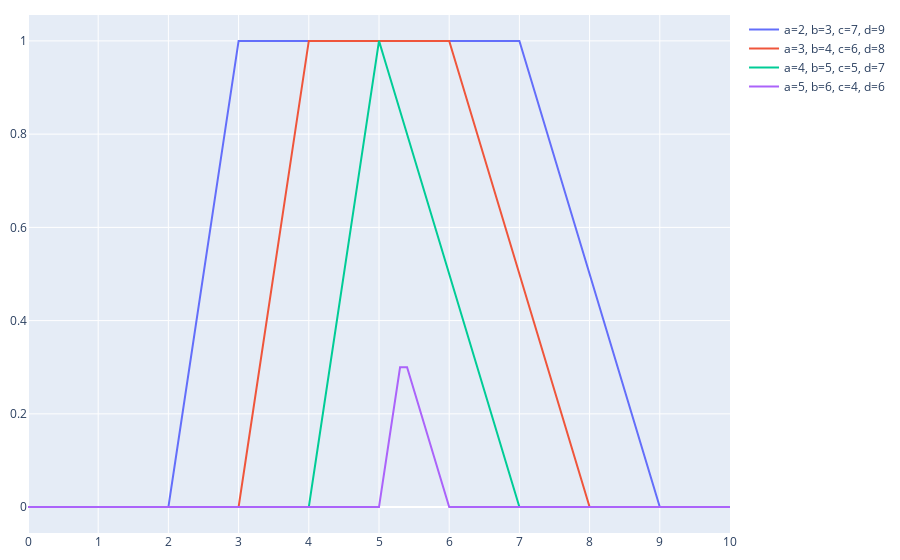

Here is the notebook cell this chart was saved with:
### Markdown cell above
## Teste

### Code cell
x = np.arange(0, 10.1, 0.1)
params = [(2, 3, 7, 9), (3, 4, 6, 8), (4, 5, 5, 7), (5, 6, 4, 6)]

fig = make_subplots(rows=1, cols=1)

for i, p in enumerate(params):
    a, b, c, d = p
    y = trapmf(x, a, b, c, d)
    fig.add_scatter(x=x, y=y, name=f'a={a}, b={b}, c={c}, d={d}', row=1, col=1)
    
fig.update_layout(margin=dict(l=10,r=10,b=15,t=15), xaxis=dict(dtick=1), xaxis2=dict(dtick=1))
fig.show()
